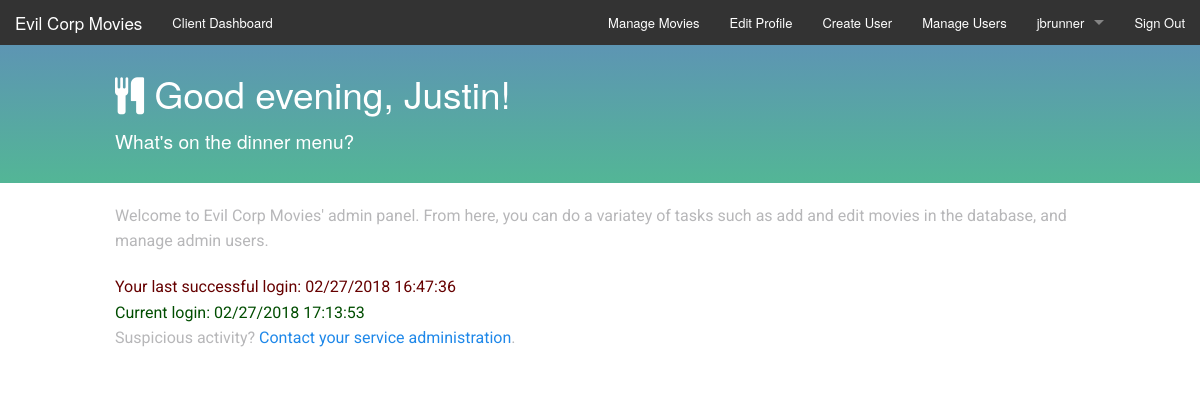
/admin/admin_index.php (signed in), run on the app's committed database.
### tables this page shows
CREATE TABLE IF NOT EXISTS `tbl_user` (
  `user_id` mediumint(8) UNSIGNED NOT NULL AUTO_INCREMENT,
  `user_fname` varchar(250) NOT NULL,
  `user_name` varchar(250) NOT NULL,
  `user_pass` varchar(500) NOT NULL,
  `user_email` varchar(250) NOT NULL,
  `user_level` tinyint(3) UNSIGNED NOT NULL,
  `user_ip` varchar(50) NOT NULL DEFAULT 'no',
  `user_last_login` varchar(100) NOT NULL,
  `user_current_login` varchar(100) NOT NULL,
  `user_attempts` tinyint(3) UNSIGNED NOT NULL,
  `user_passtest` varchar(100) NOT NULL,
  PRIMARY KEY (`user_id`)
);

### admin/admin_index.php (the view, shortened to what this page needs)
<?php
	require_once('phpscripts/config.php');
	require_once('phpscripts/connect.php');
	$token = $_SESSION['user_id'];
	$tokenUserString = "SELECT * FROM tbl_user WHERE user_id = '{$token}'";
	$queryUser = mysqli_query($link, $tokenUserString);
	if(mysqli_num_rows($queryUser)){
		$founduser = mysqli_fetch_array($queryUser, MYSQLI_ASSOC);
		$firstName = $founduser['user_fname'];
		$lastLogin = $founduser['user_last_login'];
		$currentLogin = $founduser['user_current_login'];
	} else {
		redirect_to("admin_login.php");
	}
?>
<?php
	$currentTime = date('H');
	$timeGreeting = "";
	$timeSlogan = "";
	$timeClass = "";
	if ($currentTime > 05 && $currentTime < 12) {
		$timeGreeting = "Good morning, $firstName!";
		$timeSlogan = "Have you had your coffee yet today?";
		$timeClass = "greetMorn";
		$timeIcon = "fa-coffee";
	} else if ($currentTime >= 12 && $currentTime < 17) {
		$timeGreeting = "Good afternoon, $firstName!";
		$timeSlogan = "Another productive day!";
		$timeClass = "greetAft";
		$timeIcon = "fa-sun-o ";
	} else if ($currentTime >= 17 && $currentTime < 21) {
		$timeGreeting = "Good evening, $firstName!";
		$timeSlogan = "What's on the dinner menu?";
		$timeClass = "greetEve";
		$timeIcon = "fa-cutlery";
	} else if ($currentTime >= 21 && $currentTime < 24) {
		$timeGreeting = "Time for bed, $firstName!";
		$timeSlogan = "Don't stay up too late!";
		$timeClass = "greetNight";
		$timeIcon = "fa-bed";
	} else {
		$timeGreeting = "You're still up, $firstName?!";
		$timeSlogan = "You must be a programmer...";
		$timeClass = "greetEarly";
		$timeIcon = "fa-moon-o";
	}
?>
<!doctype html>
<html class="no-js" lang="en">
  <head>
  <?php include('../includes/head.php'); ?>
  </head>
  <body id="adminIndex">
	<?php include('includes/header.php'); ?>
		<div class="fullWidth <?php echo $timeClass; ?>" id="greetingBanner">
		<div class="row">
		<div class="small-12 columns fadeIn">
		<h2><i class="fa <?php echo $timeIcon; ?>" aria-hidden="true"></i> <?php echo $timeGreeting; ?></h2>
		<h3><?php echo $timeSlogan; ?></h3>
		</div>
		</div>
		</div>
	<div class="row">
	<div class="small-12 columns fadeIn one">
		<p>Welcome to Evil Corp Movies' admin panel. From here, you can do a variatey of tasks such as add and edit movies in the database, and manage admin users.</p>
		</div>
	</div>
		<div class="row fadeIn two" id="logInfo">
			<div class="small-12 columns">
			<ul>
				<li id="lastLog">Your last successful login: <?php echo $lastLogin; ?></li>
				<li id="currLog">Current login: <?php echo $currentLogin; ?></li>
			</ul>
			<p>Suspicious activity? <a href="#">Contact your service administration</a>.<p>
		</div>
	</div>
	</body>
</html>

### admin/css/app.css (style rules this page uses)
.fadeIn { opacity: 0; -webkit-animation: fadeIn ease-in 1; -moz-animation: fadeIn ease-in 1; animation: fadeIn ease-in 1; -webkit-animation-fill-mode: forwards; -moz-animation-fill-mode: forwards; animation-fill-mode: forwards; -webkit-animation-duration: 1s; -moz-animation-duration: 1s; animation-duration: 1s; }
.fadeIn.one { -webkit-animation-delay: 0.7s; -moz-animation-delay: 0.7s; animation-delay: 0.7s; }
.fadeIn.two { -webkit-animation-delay: 1.2s; -moz-animation-delay: 1.2s; animation-delay: 1.2s; }
a { -webkit-transition: color 0.2s ease-in-out; -moz-transition: color 0.2s ease-in-out; -ms-transition: color 0.2s ease-in-out; -o-transition: color 0.2s ease-in-out; transition: color 0.2s ease-in-out; color: #1f88e9; }
body { font-size: 16px; font-family: "Roboto", sans-serif; color: #b7b7b9; background-color: #121518; }
body#adminIndex { background-color: #fff; }
.fullWidth { width: 100%; margin-left: auto; margin-right: auto; max-width: initial; }
.greetEve { background: rgba(115, 190, 230, 0.73); background: -moz-linear-gradient(top, rgba(115, 190, 230, 0.73) 0%, rgba(101, 235, 190, 0.73) 100%); background: -webkit-gradient(left top, left bottom, color-stop(0%, rgba(115, 190, 230, 0.73)), color-stop(100%, rgba(101, 235, 190, 0.73))); background: -webkit-linear-gradient(top, rgba(115, 190, 230, 0.73) 0%, rgba(101, 235, 190, 0.73) 100%); background: -o-linear-gradient(top, rgba(115, 190, 230, 0.73) 0%, rgba(101, 235, 190, 0.73) 100%); background: -ms-linear-gradient(top, rgba(115, 190, 230, 0.73) 0%, rgba(101, 235, 190, 0.73) 100%); background: linear-gradient(to bottom, rgba(115, 190, 230, 0.73) 0%, rgba(101, 235, 190, 0.73) 100%); filter: progid:DXImageTransform.Microsoft.gradient( startColorstr='#73bee6', endColorstr='#65ebbe', GradientType=0 ); }
#greetingBanner { background-color: #22272a; margin-bottom: 20px; padding: 20px; }
#greetingBanner h2 { color: white; }
#greetingBanner h3 { color: white; font-size: 1.2em; }
#logInfo ul { list-style-type: none; padding: 0; margin: 0; }
#lastLog { color: #660000; }
#currLog { color: #004d00; }

### data on the page
tbl_user: user_fname "Good evening, Justin!", user_last_login "02/27/2018 16:47:36", user_current_login "02/27/2018 17:13:53"

### other printed values
$_SESSION['user_name'] "jbrunner"
$timeSlogan "What's on the dinner menu?"
